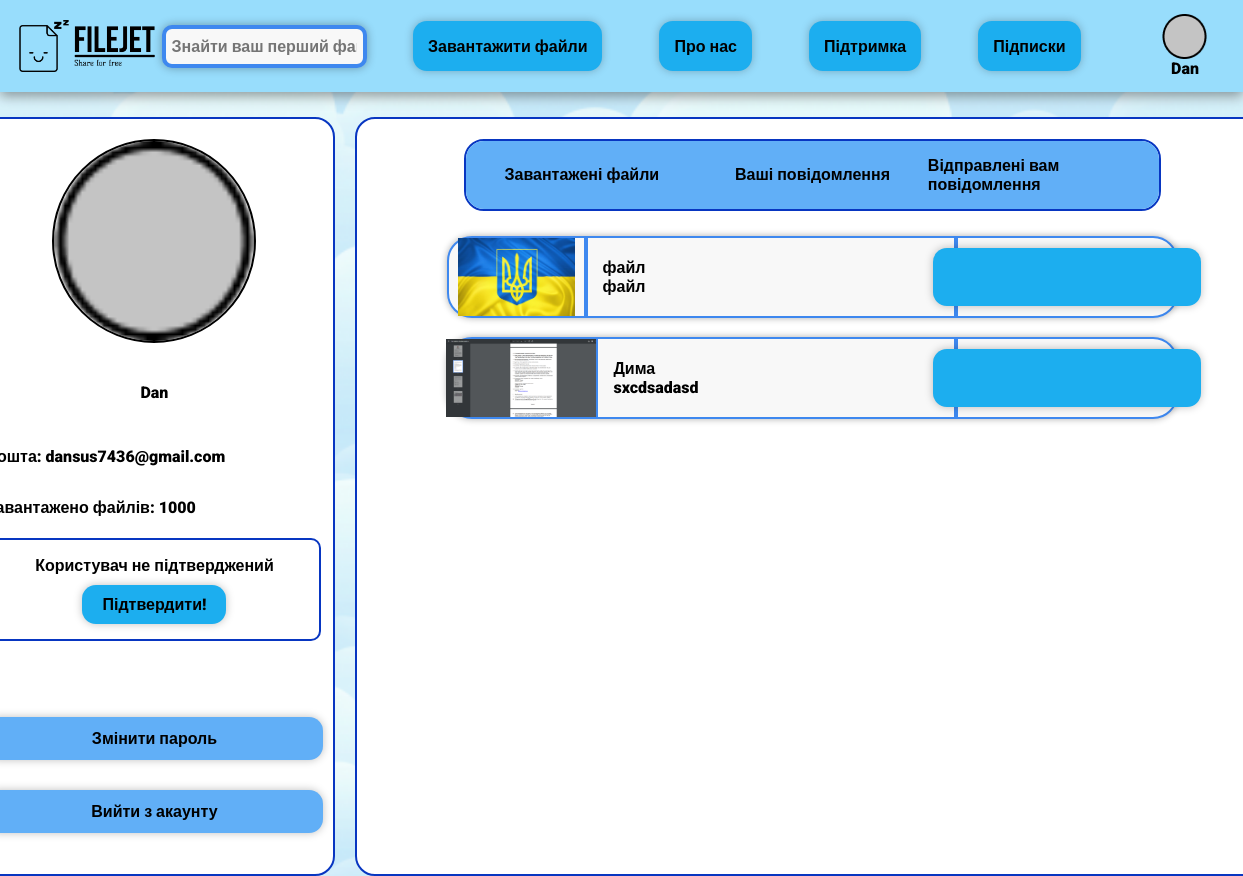
Page /profile/ (signed in) on the committed database.
### ProfileApp/models.py (models this page shows)
class Profile(models.Model):
    user = models.OneToOneField(User, on_delete=models.CASCADE)
    image = models.ImageField(upload_to='image/%Y/%m/%d', blank=True)

### FileApp/models.py (models this page shows)
class File(models.Model):
    file_path = models.FileField(upload_to='files/%Y/%m/%d', max_length=100, null=True, blank=True)
    name = models.CharField(max_length=255, null=True, blank=True)
    description = models.TextField(null=True, blank=True)
    category = models.ForeignKey(Category, on_delete=models.CASCADE, null=True, blank=True)
    private = models.BooleanField()
    image = models.ImageField(upload_to='image/%Y/%m/%d', null=True, blank=True)
    user = models.ForeignKey(settings.AUTH_USER_MODEL, on_delete=models.CASCADE, null=True, blank=True)
    def __str__(self):
        return self.name

### ProfileApp/views.py (the view)
# urls.py: path(r'profile/', show_profile, name='profile'),
@login_required(login_url='main')
def show_profile(request):
    context = {}
    files = list(File.objects.filter(user = request.user))
    profile = Profile.objects.get(user=request.user)
    context['profile'] = profile
    context['files'] = files
    print(files)
    return render(request, 'profile.html', context)

### MainApp/templatetags/base.py (called while the page is built)
@register.simple_tag
def give_user(request):
    if request.user.is_authenticated:
        user = request.user
        profile = Profile.objects.get(user=user)
        return profile

### ProfileApp/templates/profile.html (shortened to what this page needs)
{% extends 'base.html' %}
{% load static %}
{% block style %} <link rel="stylesheet" href="{% static 'css/profile.css' %}"> {% endblock %}
{% block content %}
<div id="content">
    <div id="profile-menu">
        <div id="profile-picture">
            {% if profile.image %}
            <img class="image_account" src="{{ profile.image.url }}" alt="Нема аккаунту">
            {% else %}
            <img class="image_account" src="{% static 'elipss.png' %}" alt="Нема аккаунту">
            {% endif %}
        </div>
        <div id="text-info">
            <div id="name-login">
                <span>{{ profile.user.username }}</span>
            </div>
            <div id="email">
                <span>Пошта: {{ profile.user.email }}</span>
            </div>
            <div id="amount-files">
                <span>Завантажено файлів: 1000</span>
            </div>
            <div id="acception">
                <span>Користувач не підтверджений</span>
                <a href="{% url 'authenticate' %}" id="button-accept-email">Підтвердити!</a>
            </div>
        </div>
        <div id="profile-buttons">
            <a href=""><span>Змінити пароль</span></a>
            <a href="{% url 'logout' %}"><span>Вийти з акаунту</span></a>
        </div>
    </div>
    <div id="profile-content">
        <div id="buttons-menu">
            <a href="">Завантажені файли</a>
            <a href="">Ваші повідомлення</a>
            <a href="">Відправлені вам повідомлення</a>
        </div>
        <div id="files">
            {% for file in files %}
            <div class="file">
                <div class="file-image">
                    <img src="{{ file.image.url }}" alt="{{ file.name }}">
                </div>
                <div class="file-info">
                    <span>{{ file.name }}</span>
                    <span>{{ file.description }}</span>
                </div>
                <div class="file-button">
                    <a class="button-to-file" href=""></a>
                </div>
            </div>
            {% endfor %}
        </div>
    </div>
</div>
{% endblock %}

### MainApp/templates/base.html (shortened to what this page needs)
<html lang="en">
    {% load static %}
    {% load base %}
    {% give_user request as profile %}
<head>
    <link rel="stylesheet" href="{% static 'css/base.css' %}">
    {% block style %} {% endblock %}
</head>
<body>
    <header>
        <div id="left-header-side">
            <p><a href="{% url 'main' %}"><img class="logo" src="{% static 'images/header-logo.png' %}" alt="Логотип компанії"></a></p>
            {% if user.is_authenticated %}
            <input type="text" id="search-bar" placeholder="Знайти ваш перший файл...">
            {% endif %}
        </div>
        <div class="navigation_buttons">
            <a href="{% url 'upload_file' %}">Завантажити файли</a>
            <a href="{% url 'about_us' %}">Про нас</a>
            <a href="{% url 'documentation' %}">Підтримка</a>
            <a href="{% url 'subscription' %}">Підписки</div></a>
        <div class="no_account">
            <a href="{% url 'profile' %}">
                {% if profile.image %}
                <img class="image_account" src="{{ profile.image.url }}" alt="Нема аккаунту">
                {% else %}
                <img class="image_account" src="{% static 'elipss.png' %}" alt="Нема аккаунту">
                {% endif %}
                {{ profile.user.username }}
            </a>
        </div>
    </header>
    {% block content %}{% endblock %}
</body>
</html>

### MainApp/static/css/base.css (style rules this page uses)
* { padding: 0; margin: 0; font-family: 'Roboto', sans-serif; font-weight: 900; }
body { width: 100%; height: 100%; display: flex; flex-flow: column; }
a, a:hover, a:visited, a:active { color: inherit; text-decoration: none; }
header { display: flex; flex-direction: row; justify-content: space-between; align-items: center; width: 100%; height: 100px; background: #98DDFC; box-shadow: 0px 4px 12px rgba(0, 0, 0, 0.4); flex: 0 1 auto; }
#left-header-side { padding-left: 1.5%; gap: 2%; display: flex; justify-content: space-between; width: 28%; align-items: center; }
.logo { width: 136px; height: 52px; flex: none; order: 0; flex-grow: 0; }
header #search-bar { padding: 8px 6px; width: 70%; font-size:16px; background: #F8F8F8; border: 4px solid #3E88EF; box-shadow: 0px 0px 10px rgba(0, 0, 0, 0.32); border-radius: 10px; transition: 500ms ease-in-out; }
.navigation_buttons { display: flex; flex-direction: row; justify-content: center; align-items: center; padding: 0px 0px; gap: 57px; width: 720px; height: 92px; flex: none; order: 1; align-self: stretch; flex-grow: 0; }
.navigation_buttons a { display: flex; flex-direction: row; justify-content: center; align-items: center; padding: 3px 15px; height: 44px; background: #1CAEEF; box-shadow: 0px 0px 8px rgba(0, 0, 0, 0.25); border-radius: 14px; border: 0px; flex: none; order: 0; flex-grow: 0; }
.no_account { display: flex; flex-direction: column; justify-content: center; align-items: center; padding: 5px 19px; width: 78px; height: 74px; border-radius: 10px; flex: none; order: 2; flex-grow: 0; }
.no_account a { display: flex; flex-direction: column; justify-content: center; align-items: center; padding: 5px 19px; width: 78px; height: 74px; border-radius: 10px; flex: none; order: 2; flex-grow: 0; }
.image_account { box-sizing: border-box; width: 45px; height: 45px; flex: none; flex-grow: 0; width: 45px; height: 45px; font-size: 14px; font-family: 'Roboto'; font-style: normal; font-weight: 700; font-size: 14px; line-height: 150%; letter-spacing: -0.019em; color: #000000; flex: none; flex-grow: 0; }

### rows in the picture
Profile: user.username "Dan", user.email "dansus7436@gmail.com"
File: image (picture), name "файл", description "файл"
File: image (picture), name "Дима", description "sxcdsadasd"
